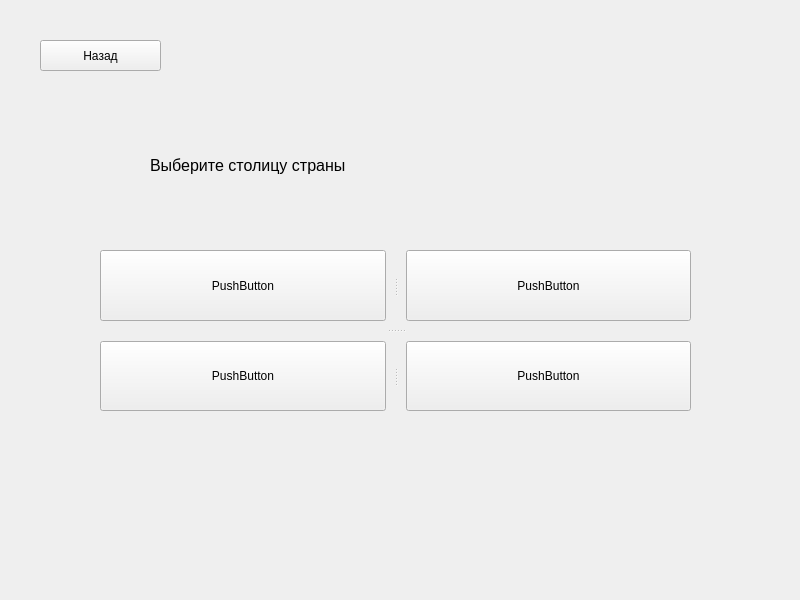
<?xml version="1.0" encoding="UTF-8"?>
<ui version="4.0">
 <class>Game_capital</class>
 <widget class="QWidget" name="Game_capital">
  <property name="geometry">
   <rect>
    <x>0</x>
    <y>0</y>
    <width>800</width>
    <height>600</height>
   </rect>
  </property>
  <property name="minimumSize">
   <size>
    <width>800</width>
    <height>600</height>
   </size>
  </property>
  <property name="maximumSize">
   <size>
    <width>800</width>
    <height>600</height>
   </size>
  </property>
  <property name="windowTitle">
   <string>Выбери правильную столицу</string>
  </property>
  <widget class="QPushButton" name="Back">
   <property name="geometry">
    <rect>
     <x>40</x>
     <y>40</y>
     <width>121</width>
     <height>31</height>
    </rect>
   </property>
   <property name="text">
    <string>Назад</string>
   </property>
  </widget>
  <widget class="QLabel" name="label">
   <property name="geometry">
    <rect>
     <x>150</x>
     <y>150</y>
     <width>401</width>
     <height>31</height>
    </rect>
   </property>
   <property name="font">
    <font>
     <family>Segoe UI</family>
     <pointsize>12</pointsize>
    </font>
   </property>
   <property name="text">
    <string>Выберите столицу страны </string>
   </property>
  </widget>
  <widget class="QLabel" name="country">
   <property name="geometry">
    <rect>
     <x>440</x>
     <y>150</y>
     <width>301</width>
     <height>31</height>
    </rect>
   </property>
   <property name="font">
    <font>
     <family>Segoe UI</family>
     <pointsize>12</pointsize>
    </font>
   </property>
   <property name="text">
    <string/>
   </property>
  </widget>
  <widget class="QSplitter" name="splitter_3">
   <property name="geometry">
    <rect>
     <x>100</x>
     <y>250</y>
     <width>591</width>
     <height>161</height>
    </rect>
   </property>
   <property name="orientation">
    <enum>Qt::Vertical</enum>
   </property>
   <property name="handleWidth">
    <number>20</number>
   </property>
   <widget class="QSplitter" name="splitter">
    <property name="orientation">
     <enum>Qt::Horizontal</enum>
    </property>
    <property name="handleWidth">
     <number>20</number>
    </property>
    <widget class="QPushButton" name="capital1">
     <property name="text">
      <string>PushButton</string>
     </property>
    </widget>
    <widget class="QPushButton" name="capital2">
     <property name="text">
      <string>PushButton</string>
     </property>
    </widget>
   </widget>
   <widget class="QSplitter" name="splitter_2">
    <property name="orientation">
     <enum>Qt::Horizontal</enum>
    </property>
    <property name="handleWidth">
     <number>20</number>
    </property>
    <widget class="QPushButton" name="capital3">
     <property name="text">
      <string>PushButton</string>
     </property>
    </widget>
    <widget class="QPushButton" name="capital4">
     <property name="text">
      <string>PushButton</string>
     </property>
    </widget>
   </widget>
  </widget>
  <widget class="QLabel" name="Count">
   <property name="geometry">
    <rect>
     <x>580</x>
     <y>70</y>
     <width>121</width>
     <height>31</height>
    </rect>
   </property>
   <property name="font">
    <font>
     <family>Segoe UI</family>
     <pointsize>14</pointsize>
    </font>
   </property>
   <property name="text">
    <string/>
   </property>
  </widget>
 </widget>
 <resources/>
 <connections/>
</ui>
